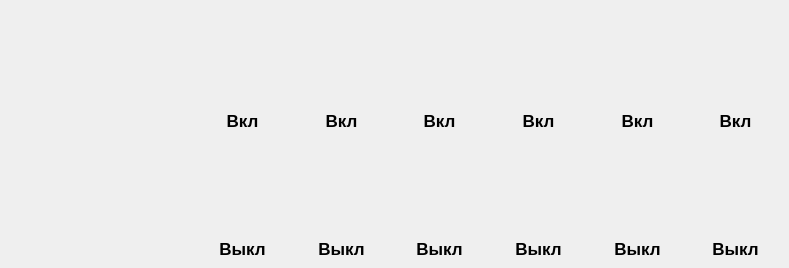
     <widget class="QWidget" name="Main_Switch_page">
      <widget class="QLabel" name="label_15">
       <property name="geometry">
        <rect>
         <x>212</x>
         <y>110</y>
         <width>61</width>
         <height>21</height>
        </rect>
       </property>
       <property name="font">
        <font>
         <family>Arial</family>
         <pointsize>13</pointsize>
         <weight>75</weight>
         <bold>true</bold>
        </font>
       </property>
       <property name="text">
        <string>Вкл</string>
       </property>
       <property name="alignment">
        <set>Qt::AlignCenter</set>
       </property>
      </widget>
      <widget class="QLabel" name="label_16">
       <property name="geometry">
        <rect>
         <x>311</x>
         <y>110</y>
         <width>61</width>
         <height>21</height>
        </rect>
       </property>
       <property name="font">
        <font>
         <family>Arial</family>
         <pointsize>13</pointsize>
         <weight>75</weight>
         <bold>true</bold>
        </font>
       </property>
       <property name="text">
        <string>Вкл</string>
       </property>
       <property name="alignment">
        <set>Qt::AlignCenter</set>
       </property>
      </widget>
      <widget class="QLabel" name="label_17">
       <property name="geometry">
        <rect>
         <x>409</x>
         <y>110</y>
         <width>61</width>
         <height>21</height>
        </rect>
       </property>
       <property name="font">
        <font>
         <family>Arial</family>
         <pointsize>13</pointsize>
         <weight>75</weight>
         <bold>true</bold>
        </font>
       </property>
       <property name="text">
        <string>Вкл</string>
       </property>
       <property name="alignment">
        <set>Qt::AlignCenter</set>
       </property>
      </widget>
      <widget class="QLabel" name="label_18">
       <property name="geometry">
        <rect>
         <x>508</x>
         <y>110</y>
         <width>61</width>
         <height>21</height>
        </rect>
       </property>
       <property name="font">
        <font>
         <family>Arial</family>
         <pointsize>13</pointsize>
         <weight>75</weight>
         <bold>true</bold>
        </font>
       </property>
       <property name="text">
        <string>Вкл</string>
       </property>
       <property name="alignment">
        <set>Qt::AlignCenter</set>
       </property>
      </widget>
      <widget class="QLabel" name="label_19">
       <property name="geometry">
        <rect>
         <x>607</x>
         <y>110</y>
         <width>61</width>
         <height>21</height>
        </rect>
       </property>
       <property name="font">
        <font>
         <family>Arial</family>
         <pointsize>13</pointsize>
         <weight>75</weight>
         <bold>true</bold>
        </font>
       </property>
       <property name="text">
        <string>Вкл</string>
       </property>
       <property name="alignment">
        <set>Qt::AlignCenter</set>
       </property>
      </widget>
      <widget class="QLabel" name="label_20">
       <property name="geometry">
        <rect>
         <x>705</x>
         <y>110</y>
         <width>61</width>
         <height>21</height>
        </rect>
       </property>
       <property name="font">
        <font>
         <family>Arial</family>
         <pointsize>13</pointsize>
         <weight>75</weight>
         <bold>true</bold>
        </font>
       </property>
       <property name="text">
        <string>Вкл</string>
       </property>
       <property name="alignment">
        <set>Qt::AlignCenter</set>
       </property>
      </widget>
      <widget class="QLabel" name="main_switch_pump_switch_icon_label_1">
       <property name="geometry">
        <rect>
         <x>199</x>
         <y>140</y>
         <width>88</width>
         <height>88</height>
        </rect>
       </property>
       <property name="font">
        <font>
         <family>Arial</family>
         <pointsize>16</pointsize>
         <weight>75</weight>
         <bold>true</bold>
        </font>
       </property>
       <property name="text">
        <string/>
       </property>
       <property name="alignment">
        <set>Qt::AlignCenter</set>
       </property>
      </widget>
      <widget class="QLabel" name="main_switch_pump_switch_icon_label_2">
       <property name="geometry">
        <rect>
         <x>298</x>
         <y>140</y>
         <width>88</width>
         <height>88</height>
        </rect>
       </property>
       <property name="font">
        <font>
         <family>Arial</family>
         <pointsize>16</pointsize>
         <weight>75</weight>
         <bold>true</bold>
        </font>
       </property>
       <property name="text">
        <string/>
       </property>
       <property name="alignment">
        <set>Qt::AlignCenter</set>
       </property>
      </widget>
      <widget class="QLabel" name="main_switch_pump_switch_icon_label_3">
       <property name="geometry">
        <rect>
         <x>396</x>
         <y>140</y>
         <width>88</width>
         <height>88</height>
        </rect>
       </property>
       <property name="font">
        <font>
         <family>Arial</family>
         <pointsize>16</pointsize>
         <weight>75</weight>
         <bold>true</bold>
        </font>
       </property>
       <property name="text">
        <string/>
       </property>
       <property name="alignment">
        <set>Qt::AlignCenter</set>
       </property>
      </widget>
      <widget class="QLabel" name="main_switch_pump_switch_icon_label_4">
       <property name="geometry">
        <rect>
         <x>495</x>
         <y>140</y>
         <width>88</width>
         <height>88</height>
        </rect>
       </property>
       <property name="font">
        <font>
         <family>Arial</family>
         <pointsize>16</pointsize>
         <weight>75</weight>
         <bold>true</bold>
        </font>
       </property>
       <property name="text">
        <string/>
       </property>
       <property name="alignment">
        <set>Qt::AlignCenter</set>
       </property>
      </widget>
      <widget class="QLabel" name="main_switch_pump_switch_icon_label_5">
       <property name="geometry">
        <rect>
         <x>594</x>
         <y>140</y>
         <width>88</width>
         <height>88</height>
        </rect>
       </property>
       <property name="font">
        <font>
         <family>Arial</family>
         <pointsize>16</pointsize>
         <weight>75</weight>
         <bold>true</bold>
        </font>
       </property>
       <property name="text">
        <string/>
       </property>
       <property name="alignment">
        <set>Qt::AlignCenter</set>
       </property>
      </widget>
      <widget class="QLabel" name="main_switch_pump_switch_icon_label_6">
       <property name="geometry">
        <rect>
         <x>692</x>
         <y>140</y>
         <width>88</width>
         <height>88</height>
        </rect>
       </property>
       <property name="font">
        <font>
         <family>Arial</family>
         <pointsize>16</pointsize>
         <weight>75</weight>
         <bold>true</bold>
        </font>
       </property>
       <property name="text">
        <string/>
       </property>
       <property name="alignment">
        <set>Qt::AlignCenter</set>
       </property>
      </widget>
      <widget class="QLabel" name="label_21">
       <property name="geometry">
        <rect>
         <x>212</x>
         <y>238</y>
         <width>61</width>
         <height>21</height>
        </rect>
       </property>
       <property name="font">
        <font>
         <family>Arial</family>
         <pointsize>13</pointsize>
         <weight>75</weight>
         <bold>true</bold>
        </font>
       </property>
       <property name="text">
        <string>Выкл</string>
       </property>
       <property name="alignment">
        <set>Qt::AlignCenter</set>
       </property>
      </widget>
      <widget class="QLabel" name="label_22">
       <property name="geometry">
        <rect>
         <x>311</x>
         <y>238</y>
         <width>61</width>
         <height>21</height>
        </rect>
       </property>
       <property name="font">
        <font>
         <family>Arial</family>
         <pointsize>13</pointsize>
         <weight>75</weight>
         <bold>true</bold>
        </font>
       </property>
       <property name="text">
        <string>Выкл</string>
       </property>
       <property name="alignment">
        <set>Qt::AlignCenter</set>
       </property>
      </widget>
      <widget class="QLabel" name="label_23">
       <property name="geometry">
        <rect>
         <x>409</x>
         <y>238</y>
         <width>61</width>
         <height>21</height>
        </rect>
       </property>
       <property name="font">
        <font>
         <family>Arial</family>
         <pointsize>13</pointsize>
         <weight>75</weight>
         <bold>true</bold>
        </font>
       </property>
       <property name="text">
        <string>Выкл</string>
       </property>
       <property name="alignment">
        <set>Qt::AlignCenter</set>
       </property>
      </widget>
      <widget class="QLabel" name="label_24">
       <property name="geometry">
        <rect>
         <x>508</x>
         <y>238</y>
         <width>61</width>
         <height>21</height>
        </rect>
       </property>
       <property name="font">
        <font>
         <family>Arial</family>
         <pointsize>13</pointsize>
         <weight>75</weight>
         <bold>true</bold>
        </font>
       </property>
       <property name="text">
        <string>Выкл</string>
       </property>
       <property name="alignment">
        <set>Qt::AlignCenter</set>
       </property>
      </widget>
      <widget class="QLabel" name="label_25">
       <property name="geometry">
        <rect>
         <x>607</x>
         <y>238</y>
         <width>61</width>
         <height>21</height>
        </rect>
       </property>
       <property name="font">
        <font>
         <family>Arial</family>
         <pointsize>13</pointsize>
         <weight>75</weight>
         <bold>true</bold>
        </font>
       </property>
       <property name="text">
        <string>Выкл</string>
       </property>
       <property name="alignment">
        <set>Qt::AlignCenter</set>
       </property>
      </widget>
      <widget class="QLabel" name="label_26">
       <property name="geometry">
        <rect>
         <x>705</x>
         <y>238</y>
         <width>61</width>
         <height>21</height>
        </rect>
       </property>
       <property name="font">
        <font>
         <family>Arial</family>
         <pointsize>13</pointsize>
         <weight>75</weight>
         <bold>true</bold>
        </font>
       </property>
       <property name="text">
        <string>Выкл</string>
       </property>
       <property name="alignment">
        <set>Qt::AlignCenter</set>
       </property>
      </widget>
     </widget>
